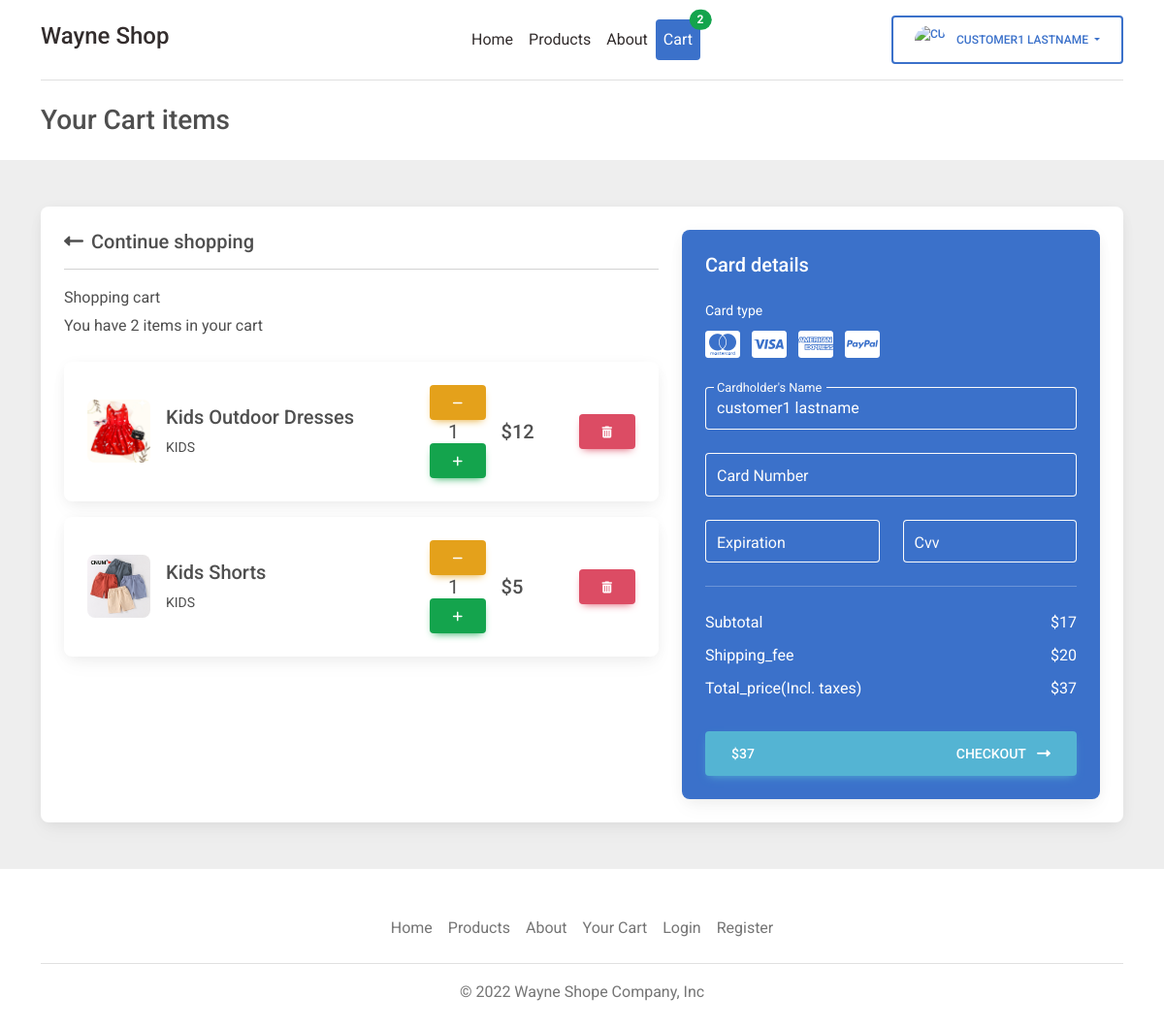
The page /cart.php (signed in) on the database its author committed.
### tables this page shows
CREATE TABLE `cart_items` (
  `id` int(11) NOT NULL,
  `quantity` int(11) NOT NULL DEFAULT 1,
  `product_id` int(11) NOT NULL,
  `cart_id` int(11) NOT NULL
);

CREATE TABLE `products` (
  `id` int(11) NOT NULL,
  `name` text NOT NULL,
  `category_id` int(11) NOT NULL,
  `price` int(11) NOT NULL,
  `image` text NOT NULL
);

CREATE TABLE `categories` (
  `id` int(11) NOT NULL,
  `name` text NOT NULL
);

### services/user_service.php (called while the page is built, shortened)
<?php
function get_current_signed_in_user()
{
  if (isset($_SESSION['USER'])) {
    return $_SESSION['USER'];
  }
  return null;
}

### services/cart_service.php (called while the page is built, shortened)
<?php
function get_cart_items($cart_id)
{
  global $pdo;
  $sql = 'SELECT cart_items.id as cart_item_id, cart_items.quantity as cart_item_quantity, products.id as product_id, products.name as product_name, products.price as product_price, products.category_id as product_category, products.image as product_image FROM cart_items INNER JOIN products ON cart_items.product_id = products.id WHERE cart_items.cart_id = :cart_id';
  $statement = $pdo->prepare($sql);
  $statement->execute([
    ':cart_id' => $cart_id
  ]);
  $cart_items = $statement->fetchAll();
  return ["status" => true, "message" => "Cart items retrieved successfully.", "data" => $cart_items];
}

### services/category_service.php (called while the page is built, shortened)
<?php
function get_category_by_id($category_id)
{
  global $pdo;
  $sql = 'SELECT *  FROM categories WHERE id = :category_id';
  $statement = $pdo->prepare($sql);
  $statement->bindParam(':category_id', $category_id, PDO::PARAM_INT);
  $statement->execute();
  $category = $statement->fetch(PDO::FETCH_ASSOC);
  return $category;
}

### cart.php (the view, shortened to what this page needs)
<?php
$user = get_current_signed_in_user();
$get_cart_items_response = get_cart_items($user["id"]);
$cart_items = $get_cart_items_response["data"];
$sub_total = 0;
$shipping_fee = 20;
foreach ($cart_items as $cart_item) {
  $sub_total += $cart_item["product_price"] * $cart_item["cart_item_quantity"];
}
$total_price = $sub_total + $shipping_fee;
?>
<?php include './partials/header.php'; ?>
<body>
  <?php include 'partials/navbar.php'; ?>
  <div class="container">
    <h3 class="mb-4">Your Cart items</h3>
  </div>
  <section class="h-100 h-custom" style="background-color: #eee;">
    <div class="container py-5 h-100">
      <div class="row d-flex justify-content-center align-items-center h-100">
        <div class="col">
          <div class="card">
            <div class="card-body p-4">
              <div class="row">
                <div class="col-lg-7">
                  <h5 class="mb-3"><a href="/commerce/products.php" class="text-body"><i class="fas fa-long-arrow-alt-left me-2"></i>Continue shopping</a></h5>
                  <hr>
                  <div class="d-flex justify-content-between align-items-center mb-4">
                    <div>
                      <p class="mb-1">Shopping cart</p>
                      <p class="mb-0">You have <?php echo (count($cart_items)) ?> items in your cart</p>
                    </div>
                  </div>
                  <?php foreach ($cart_items as $cart_item) : ?>
                    <div class="card mb-3">
                      <div class="card-body">
                        <div class="d-flex justify-content-between">
                          <div class="d-flex flex-row align-items-center">
                            <div>
                              <img src="<?php echo ($cart_item["product_image"]) ?>" class="img-fluid rounded-3" alt="Shopping item" style="width: 65px;">
                            </div>
                            <div class="ms-3">
                              <h5><?php echo ($cart_item["product_name"]) ?></h5>
                              <p class="small mb-0"><?php echo (get_category_by_id($cart_item["product_category"])["name"]) ?></p>
                            </div>
                          </div>
                          <div class="d-flex flex-row align-items-center">
                            <div style="width: 50px;" class="mx-4">
                              <form action="/commerce/cart.php" method="POST">
                                <button type="submit" name="_action" value="decrease_item_quantity" class="btn btn-warning"><i class="fa-solid fa-minus"></i></button>
                              </form>
                              <h5 class="fw-normal mb-0 text-center"><?php echo ($cart_item["cart_item_quantity"]) ?></h5>
                              <form action="/commerce/cart.php" method="POST">
                                <button type="submit" name="_action" value="increase_item_quantity" class="btn btn-success"><i class="fa-solid fa-plus"></i></button>
                              </form>
                            </div>
                            <div style="width: 80px;">
                              <h5 class="mb-0">$<?php echo ($cart_item["product_price"]) ?></h5>
                            </div>
                            <form action="/commerce/cart.php" method="POST">
                              <button name="_action" value="delete_cart_item" type="submit" class="btn btn-danger"><i class="fas fa-trash-alt"></i></button>
                            </form>
                          </div>
                        </div>
                      </div>
                    </div>
                  <?php endforeach; ?>
                </div>
                <div class="col-lg-5">
                  <div class="card bg-primary text-white rounded-3">
                    <div class="card-body">
                      <div class="d-flex justify-content-between align-items-center mb-4">
                        <h5 class="mb-0">Card details</h5>
                      </div>
                      <p class="small mb-2">Card type</p>
                      <a href="#!" type="submit" class="text-white"><i class="fab fa-cc-mastercard fa-2x me-2"></i></a>
                      <a href="#!" type="submit" class="text-white"><i class="fab fa-cc-visa fa-2x me-2"></i></a>
                      <a href="#!" type="submit" class="text-white"><i class="fab fa-cc-amex fa-2x me-2"></i></a>
                      <a href="#!" type="submit" class="text-white"><i class="fab fa-cc-paypal fa-2x"></i></a>
                      <form class="mt-4" action="/commerce/cart.php" method="POST">
                        <div class="form-outline form-white mb-4">
                          <input name="card_holder_name" type="text" id="typeName" class="form-control form-control-lg" siez="17" placeholder="Cardholder's Name" value="<?php echo ($user["first_name"]) ?> <?php echo ($user["last_name"]) ?>" />
                          <label class="form-label" for="typeName">Cardholder's Name</label>
                        </div>
                        <div class="form-outline form-white mb-4">
                          <input name="card_number" type="text" id="typeText" class="form-control form-control-lg" siez="17" placeholder="1234 5678 9012 3457" minlength="19" maxlength="19" />
                          <label class="form-label" for="typeText">Card Number</label>
                        </div>
                        <div class="row mb-4">
                          <div class="col-md-6">
                            <div class="form-outline form-white">
                              <input name="card_expiration" type="text" id="typeExp" class="form-control form-control-lg" placeholder="MM/YYYY" size="7" id="exp" minlength="7" maxlength="7" />
                              <label class="form-label" for="typeExp">Expiration</label>
                            </div>
                          </div>
                          <div class="col-md-6">
                            <div class="form-outline form-white">
                              <input name="card_cvv" type="password" id="typeText" class="form-control form-control-lg" placeholder="&#9679;&#9679;&#9679;" size="1" minlength="3" maxlength="3" />
                              <label class="form-label" for="typeText">Cvv</label>
                            </div>
                          </div>
                        </div>
                        <hr class="my-4">
                        <div class="d-flex justify-content-between">
                          <p class="mb-2">Subtotal</p>
                          <p class="mb-2">$<?php echo ($sub_total) ?></p>
                        </div>
                        <div class="d-flex justify-content-between">
                          <p class="mb-2">Shipping_fee</p>
                          <p class="mb-2">$<?php echo ($shipping_fee) ?></p>
                        </div>
                        <div class="d-flex justify-content-between mb-4">
                          <p class="mb-2">Total_price(Incl. taxes)</p>
                          <p class="mb-2">$<?php echo ($total_price) ?></p>
                        </div>
                        <button type="submit" name="_action" value="create_order" class="btn btn-info btn-block btn-lg">
                          <div class="d-flex justify-content-between">
                            <span>$<?php echo ($total_price) ?></span>
                            <span>Checkout <i class="fas fa-long-arrow-alt-right ms-2"></i></span>
                          </div>
                        </button>
                      </form>
                    </div>
                  </div>
                </div>
              </div>
            </div>
          </div>
        </div>
      </div>
    </div>
  </section>
  <?php include("./partials/footer_section.php"); ?>
</body>
<?php include "./partials/footer.php"; ?>

### rows shown on the page
cart_items: product.image (picture), product.name "Kids Outdoor Dresses", product.name "KIDS", quantity "1", product.price "12"
cart_items: product.image (picture), product.name "Kids Shorts", product.name "KIDS", quantity "1", product.price "5"

### other values the page prints
$cart_items_count "2"
$navbar_user["first_name"] "CUSTOMER1"
$navbar_user["last_name"] "LASTNAME"
count($cart_items) "2"
$sub_total "17"
$shipping_fee "20"
$total_price "37"
